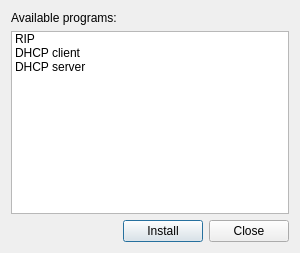
<?xml version="1.0" encoding="UTF-8"?>
<ui version="4.0">
 <class>installDialog</class>
 <widget class="QDialog" name="installDialog">
  <property name="geometry">
   <rect>
    <x>0</x>
    <y>0</y>
    <width>300</width>
    <height>253</height>
   </rect>
  </property>
  <property name="minimumSize">
   <size>
    <width>300</width>
    <height>200</height>
   </size>
  </property>
  <property name="windowTitle">
   <string>Programms</string>
  </property>
  <layout class="QVBoxLayout" name="verticalLayout_2">
   <item>
    <layout class="QVBoxLayout" name="verticalLayout">
     <item>
      <widget class="QLabel" name="label">
       <property name="text">
        <string>Available programs: </string>
       </property>
      </widget>
     </item>
     <item>
      <widget class="QListWidget" name="list">
       <property name="editTriggers">
        <set>QAbstractItemView::NoEditTriggers</set>
       </property>
       <item>
        <property name="text">
         <string>RIP</string>
        </property>
       </item>
       <item>
        <property name="text">
         <string>DHCP client</string>
        </property>
       </item>
       <item>
        <property name="text">
         <string>DHCP server</string>
        </property>
       </item>
      </widget>
     </item>
    </layout>
   </item>
   <item>
    <layout class="QHBoxLayout" name="horizontalLayout">
     <item>
      <spacer name="horizontalSpacer">
       <property name="orientation">
        <enum>Qt::Horizontal</enum>
       </property>
       <property name="sizeHint" stdset="0">
        <size>
         <width>40</width>
         <height>20</height>
        </size>
       </property>
      </spacer>
     </item>
     <item>
      <widget class="QPushButton" name="btn_install">
       <property name="text">
        <string>Install</string>
       </property>
       <property name="icon">
        <iconset>
         <normaloff>:/im/images/ok.png</normaloff>:/im/images/ok.png</iconset>
       </property>
      </widget>
     </item>
     <item>
      <widget class="QPushButton" name="btn_close">
       <property name="text">
        <string>Close</string>
       </property>
       <property name="icon">
        <iconset>
         <normaloff>:/im/images/not.png</normaloff>:/im/images/not.png</iconset>
       </property>
      </widget>
     </item>
    </layout>
   </item>
  </layout>
 </widget>
 <resources/>
 <connections>
  <connection>
   <sender>btn_close</sender>
   <signal>clicked()</signal>
   <receiver>installDialog</receiver>
   <slot>reject()</slot>
   <hints>
    <hint type="sourcelabel">
     <x>215</x>
     <y>236</y>
    </hint>
    <hint type="destinationlabel">
     <x>9</x>
     <y>223</y>
    </hint>
   </hints>
  </connection>
  <connection>
   <sender>btn_install</sender>
   <signal>clicked()</signal>
   <receiver>installDialog</receiver>
   <slot>install()</slot>
   <hints>
    <hint type="sourcelabel">
     <x>98</x>
     <y>233</y>
    </hint>
    <hint type="destinationlabel">
     <x>31</x>
     <y>227</y>
    </hint>
   </hints>
  </connection>
 </connections>
 <slots>
  <slot>install()</slot>
 </slots>
</ui>
